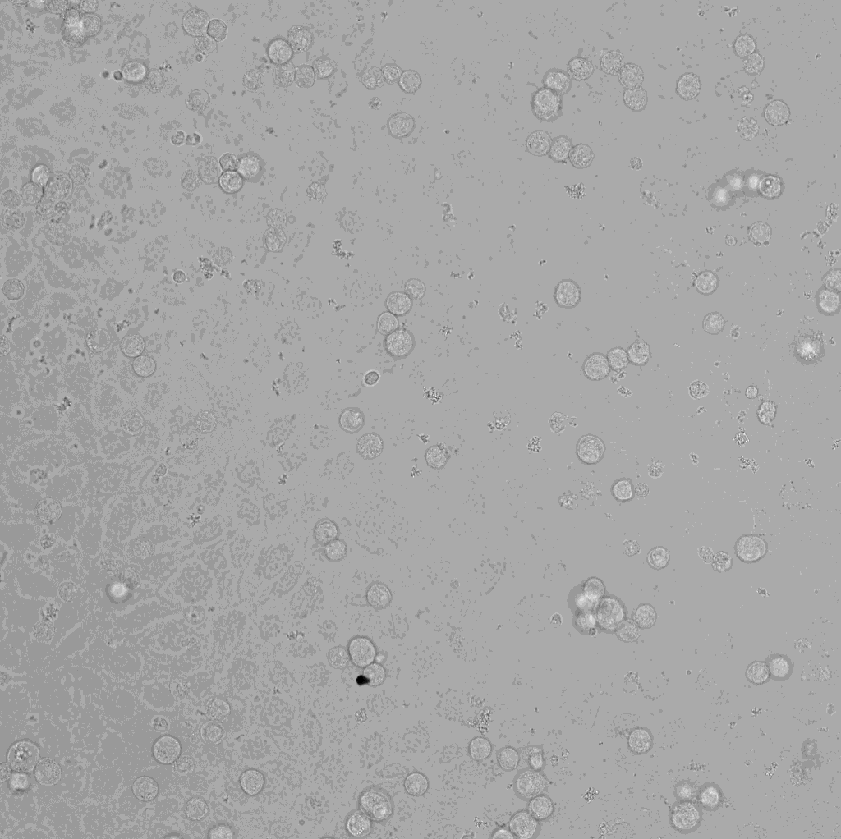
#> input picture fig3/round2/runs_rejected/claude_code_python_box1_cancer_r3_attempt1/subject_folder/image.tif, 841 x 839 px, shrunk from 1024 x 1022 before the run, found by its file name
$ python proto4.py 1.0 1.0 5
#> lines starting #> are read from the running program, lines starting #| are printed output that depends on the picture
import tifffile,numpy as np,warnings,sys;warnings.filterwarnings('ignore')
from scipy import ndimage as ndi
from skimage import measure,morphology,segmentation,io,feature
a=tifffile.imread('/home/user/sessions/s002/image.tif').astype(np.float32)
#> a: shape (839, 841) float32; min 151, max 4009, mean 2615.1
f=a-ndi.gaussian_filter(a,40)
g=ndi.gaussian_filter(f,1)
m=ndi.uniform_filter(g,7); sd=np.sqrt(np.maximum(ndi.uniform_filter(g*g,7)-m*m,0))
T=float(sys.argv[1]);S=float(sys.argv[2]);MINA=int(sys.argv[3])
mask=sd>T
#> mask: shape (839, 841) bool; every value is 1
mask=morphology.binary_closing(mask,morphology.disk(3))
mask=ndi.binary_fill_holes(mask)
mask=morphology.binary_opening(mask,morphology.disk(5))
sm=ndi.gaussian_filter(sd,S)
dist=ndi.distance_transform_edt(mask)
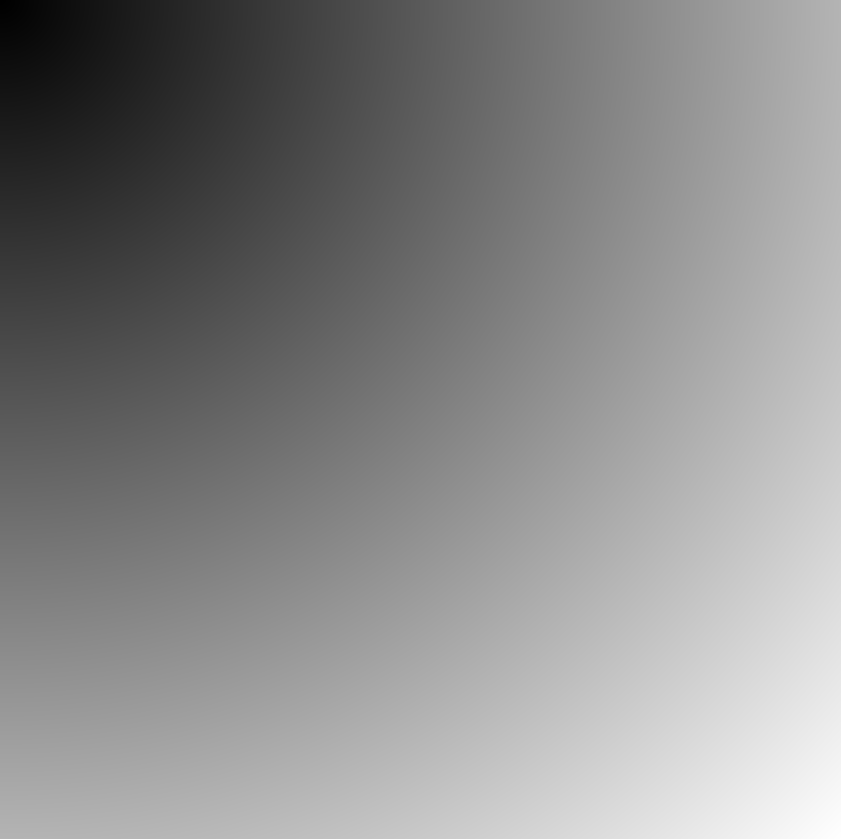
#> dist: shape (839, 841) float64; min 1, max 1187.2, mean 642.8; drawn with min black and max white
comb=ndi.gaussian_filter(dist,2)*1.0+sm/sm.max()*0  # shape-based
pk=feature.peak_local_max(sm,min_distance=9,labels=measure.label(mask),exclude_border=False)
#> pk = 886 pairs, first value 0 to 838, second value 0 to 840
mk=np.zeros(mask.shape,int)
for i,(y,x) in enumerate(pk):mk[y,x]=i+1
#> this loop made 886 passes
#> (y, x) on passes 1 to 3: (679, 356), (829, 501), (788, 19)
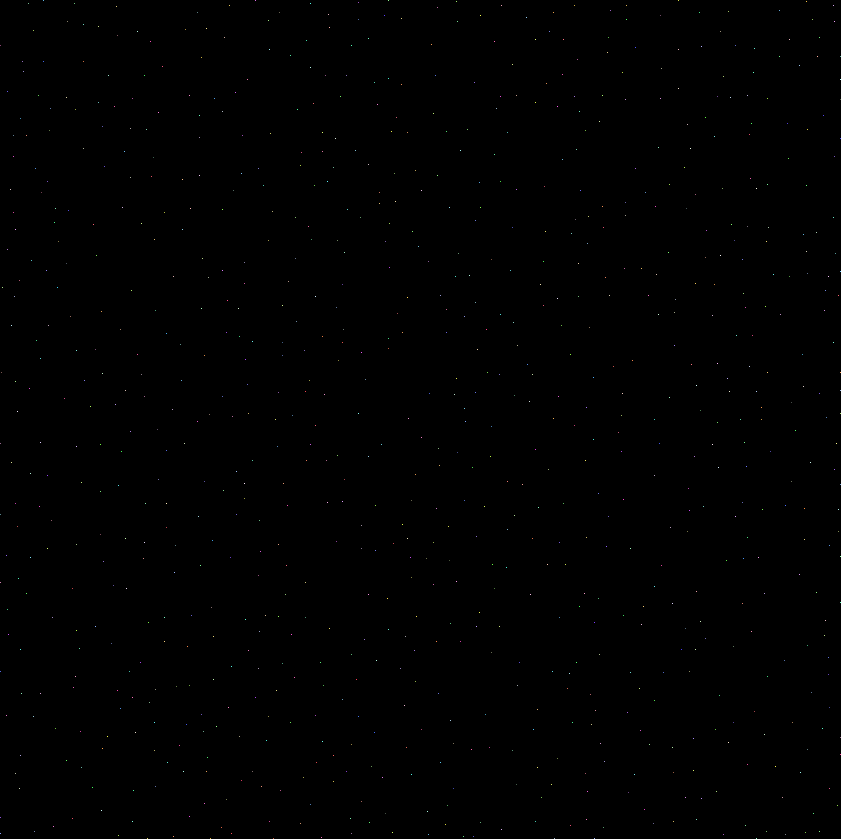
#> mk: shape (839, 841) int64; 887 distinct labels, from 0 to 886; one colour per label, 0 black
lab=segmentation.watershed(-sm,mk,mask=mask)
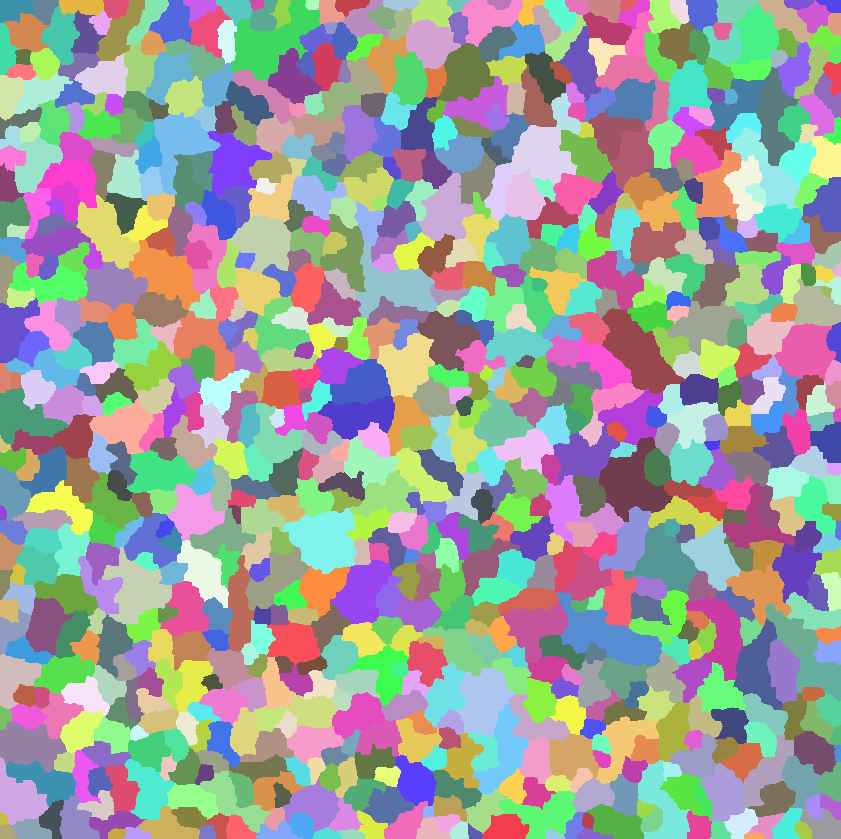
#> lab: shape (839, 841) int64; 886 distinct labels, from 1 to 886; one colour per label, 0 black
out=np.zeros_like(lab);n=0
for r in measure.regionprops(lab,intensity_image=sd):
    if r.area<MINA or r.solidity<0.8 or r.mean_intensity<T*1.3: continue
    n+=1;out[lab==r.label]=n
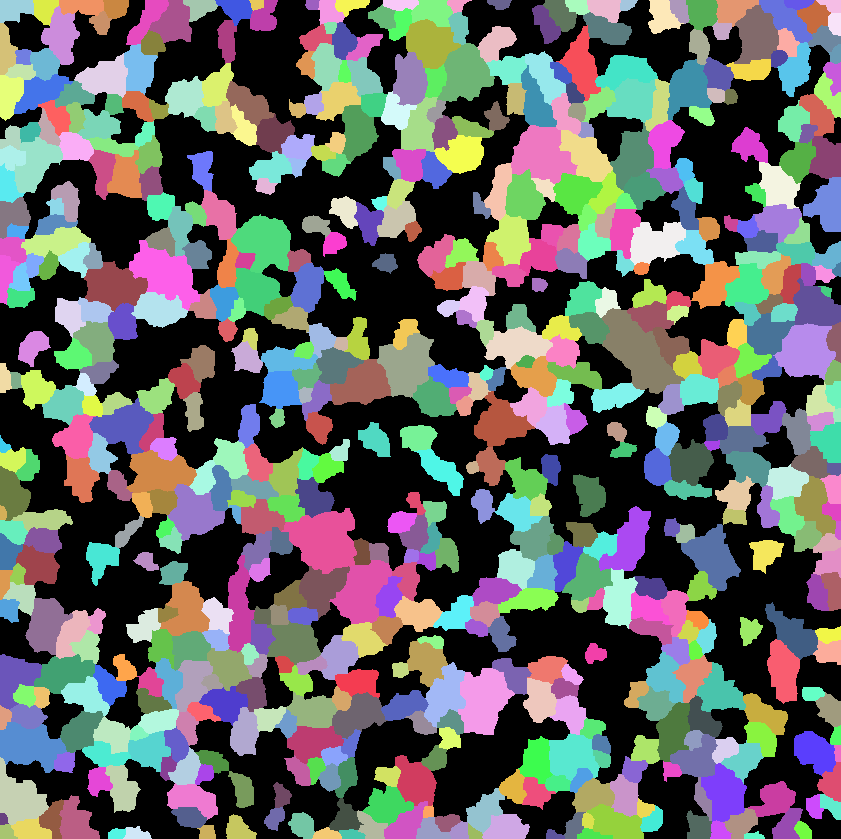
#> out: shape (839, 841) int64; 655 distinct labels, from 0 to 654; one colour per label, 0 black
#> after the loop, n = 654
print(n,sorted(int(r.area) for r in measure.regionprops(out)))
#> (printed output is left out)
im=(a-a.min())/(a.max()-a.min());b=segmentation.find_boundaries(out)
#> after `b = segmentation.find_boundaries(out)`:
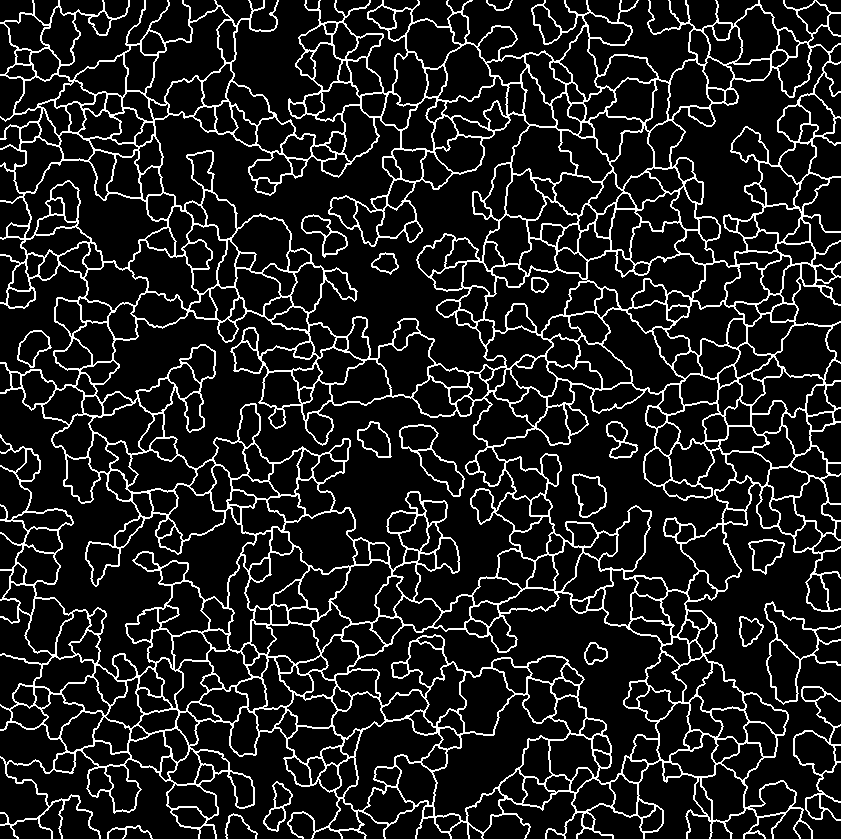
#> b: shape (839, 841) bool; 12.3% white in thin lines or dots
rgb=np.dstack([im]*3);rgb[b]=[1,0,0];io.imsave('ov4.png',(rgb*255).astype(np.uint8))
#> after `rgb[b] = [1, 0, 0]`: rgb: shape (839, 841, 3) float32; mean of channels 0, 1, 2 0.683, 0.56, 0.56
tifffile.imwrite('lab4.tif',out.astype(np.uint16))
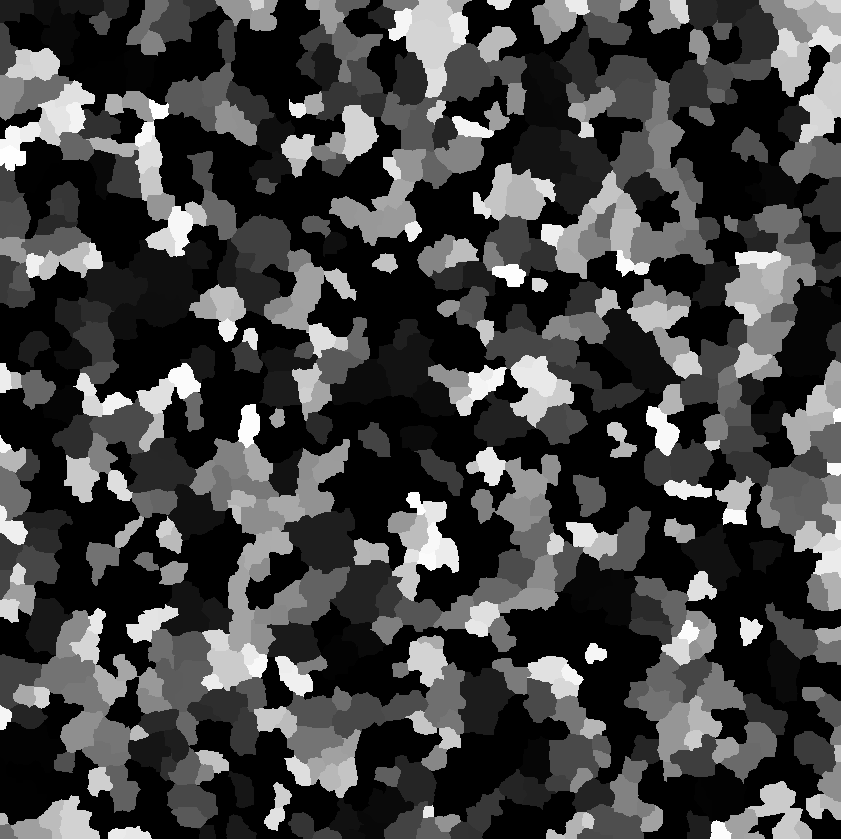
#> saved as lab4.tif: shape (839, 841) uint16; min 0, max 654, mean 169.5; drawn with min black and max white
